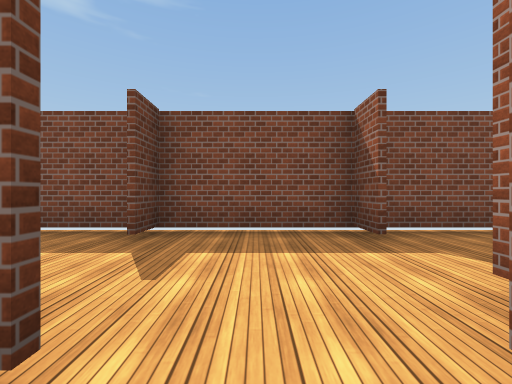
view 1 (above)

21 first-person views from a walk through a Unity game level. The camera is 1.2 m above the floor, looks level and sees 90° across. The floor is counted in squares, 2 m on a side. Each view is taken from the middle of a square. On the plan, view 1 faces up. The plan holds only what a view shows up to about 9 squares ahead; the rest is blank. Some animated figures are not drawn. Door leaves are left out, so doorways stand open. Surface patterns are stand-ins for the level's own textures.

view 2
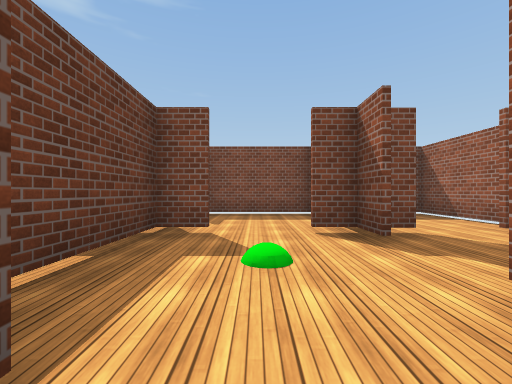

view 3
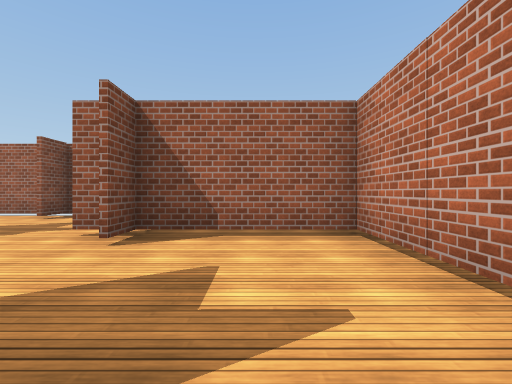

view 4
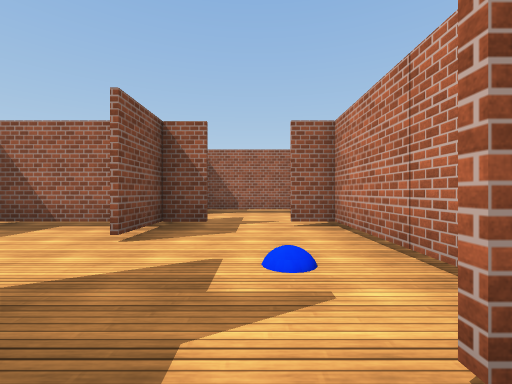

view 5
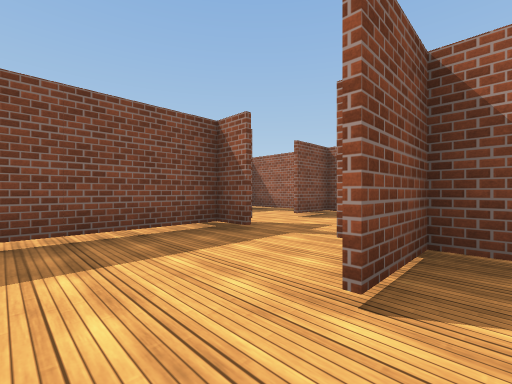

view 6
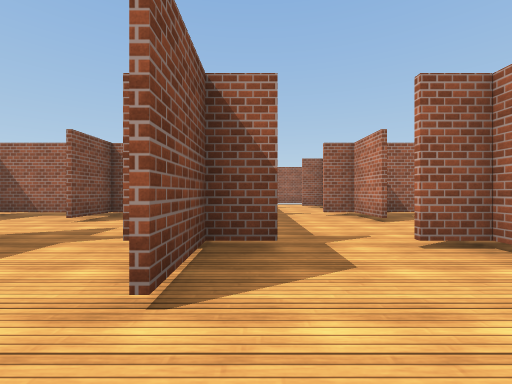

view 7
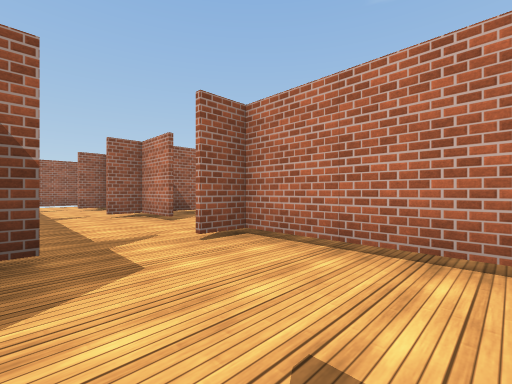

view 8
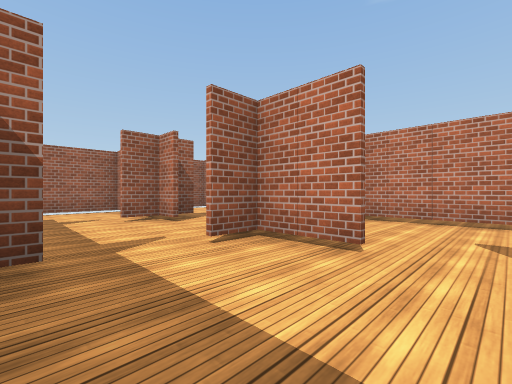

view 9
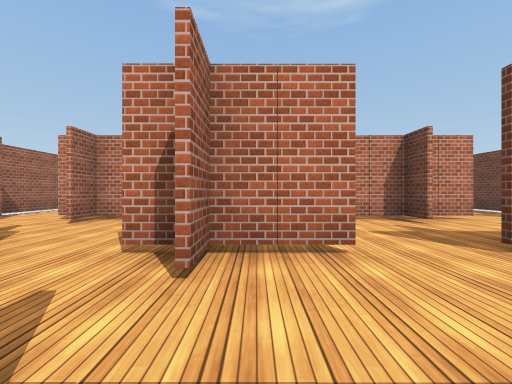

view 10
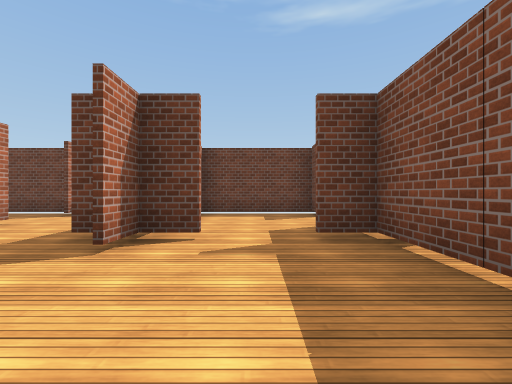

view 11
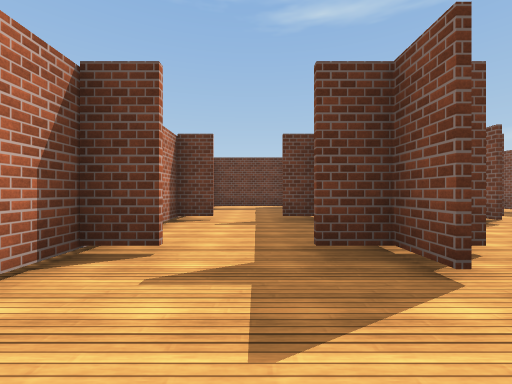

view 12
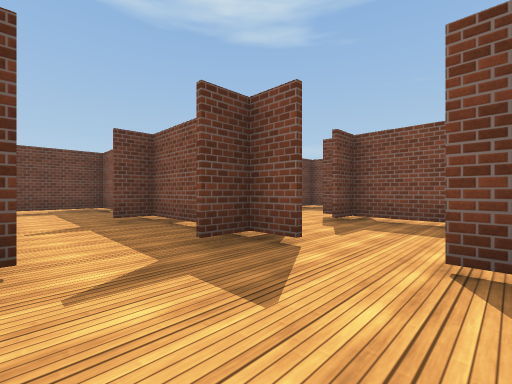

view 13
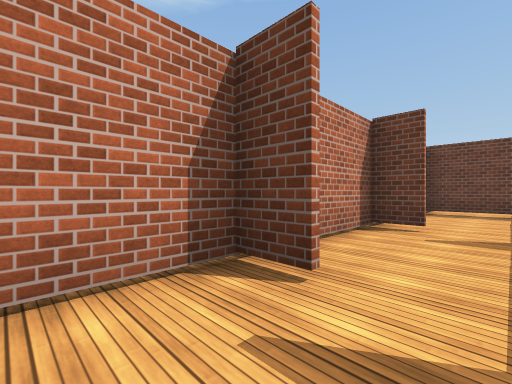

view 14
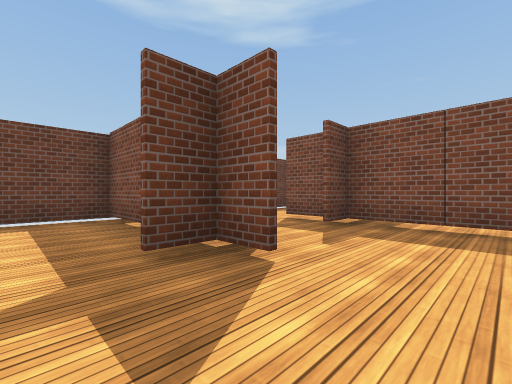

view 15
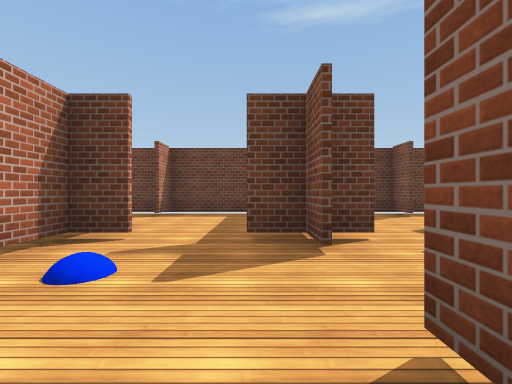

view 16
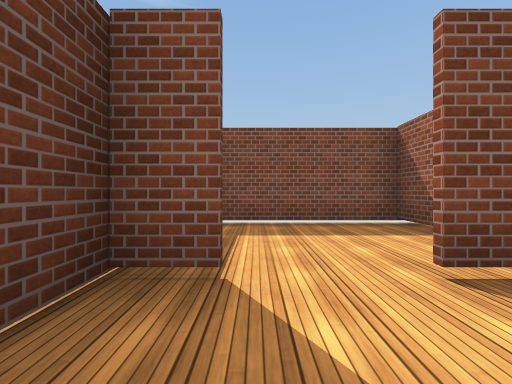

view 17
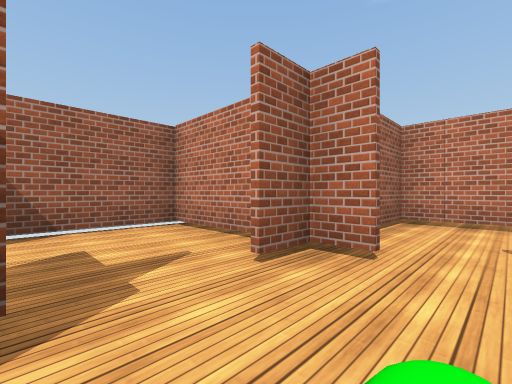

view 18
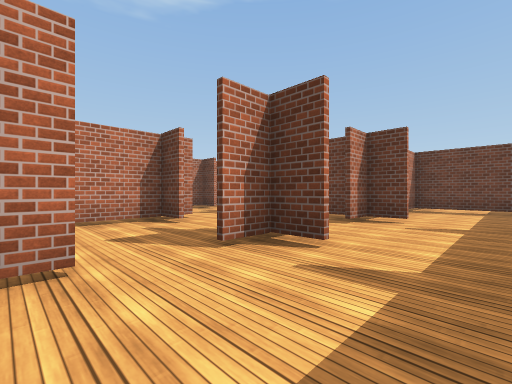

view 19
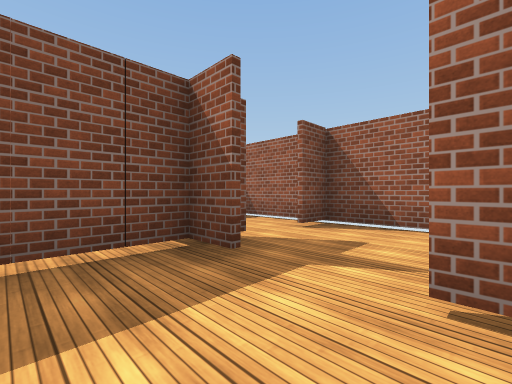

view 20
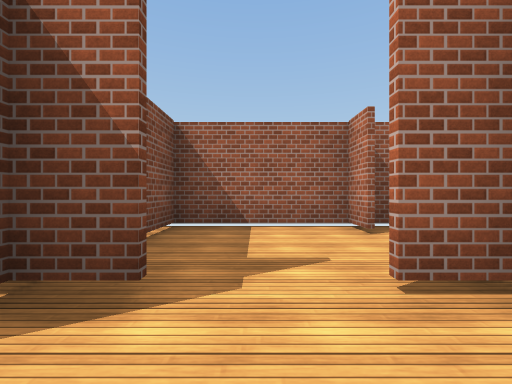

view 21
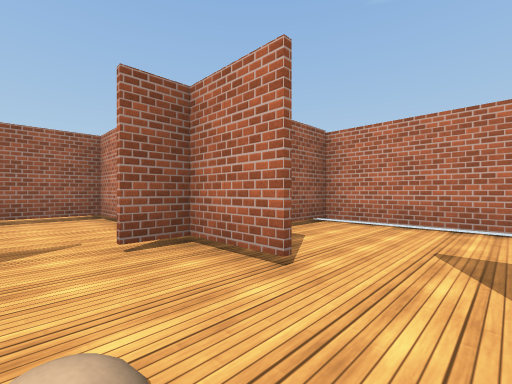

### Floor plan
Key: @ floor where view 1 was taken; # wall or solid block; . floor; D open door; B green ball; L blue ball; O other object.
Columns run from 9 left of view 1 to 5 right of it. Each row starts with its distance up from view 1.
  4 ###############
  3 #...#...D..D..#
  2 #...#...D..D..#
  1 #DD######D##D##
  0 #...D...#@.D..#
 -1 #...D...#B.D..#
 -2 #####DD##D#####
 -3 #...#...#..#..#
 -4 #...DL..D..#..#
 -5 #DD#########D##
 -6 #...#...#..#..#
 -7 #...D...D..D..#
 -8 #...#...#..#..#
 -9 #####DD##D#####
-10  .O.D...#..D..#
-11  ...#...#..#..#
-12 #DD#########D##
-13 #...#..DD..D..#
-14 #...#..DD..D..#
-15 #####  ######

Positions as (right, up) in squares from view 1, and headings:
1: (0, 0), facing up
2: (0, -3), facing up
3: (-2, -4), facing right
4: (-6, -4), facing right
5: (-8, -6), facing up-right
6: (-8, -6), facing right
7: (-8, -6), facing down-right
8: (-4, -6), facing down-right
9: (-2, -6), facing down
10: (-2, -7), facing left
11: (4, -13), facing left
12: (4, -14), facing up-left
13: (3, -13), facing down-left
14: (-3, -4), facing up-left
15: (-2, -3), facing left
16: (-8, -1), facing up
17: (0, 0), facing down-right
18: (4, 3), facing down-left
19: (0, -8), facing up-right
20: (0, -10), facing right
21: (-8, -10), facing down-right
